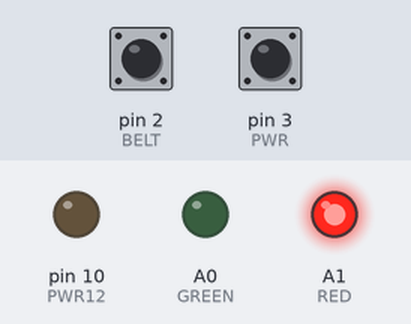
Bench run of a sketch on a simulated Arduino Uno, built with avr-gcc and run on an emulated ATmega328P. Shown: output pins drawn as LEDs (lit = HIGH). Inputs (shaded band) come from the test bench; at power-on: pin 2 (BELT) HIGH, pin 3 (PWR) HIGH. No radio packets arrive unless stated.

Above: at 1.6 s.
1.7 s: pin 2 (BELT) pulled LOW for 0.15 s
At 1.82 s:
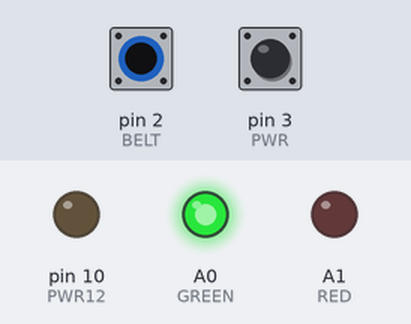
3.4 s: pin 2 (BELT) pulled LOW for 3.2 s
At 8.0 s:
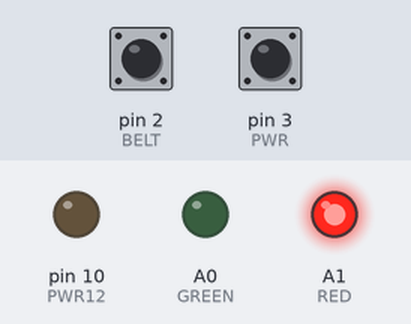
Timing chart, 0 to 9.5 s (numbered marks = the images above; inputs shaded):
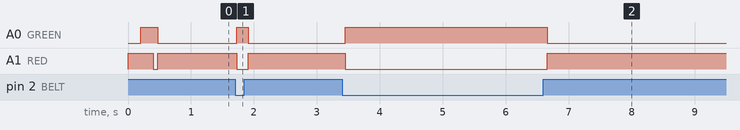

Measured:
- after the input at 1.7 s, A0 (GREEN): LOW → HIGH at once, → LOW 0.18 s later; A1 (RED): HIGH → LOW at once, → HIGH 0.18 s later
- after the input at 3.4 s, A0 (GREEN): LOW → HIGH after 0.05 s, → LOW 3.2 s later; A1 (RED): HIGH → LOW after 0.05 s, → HIGH 3.2 s later

The sketch:

Baby.ino
```cpp
//simple Tx on pin D12
#include <VirtualWire.h>
  //char *controller;
const int BELT = 2; //whether belt is still connected
const int PWR = 3;//whether system is still powered
const int RED = A1;//red led AND buzzer, IN CATASTROPHE
const int GREEN = A0;//GREED LED on ehen state os OK
const int PWR12 = 10;//Pin that enables high power transmission

void initVWrireTx(byte pin, long rate)
{
  vw_set_ptt_inverted(true); //
  vw_set_tx_pin(pin);//pin where transmitter is connected
  vw_setup(rate);// speed of data transfer Kbps
}
void sendVW(char *txt)
{
  vw_send((uint8_t *)txt, strlen(txt));
   vw_wait_tx(); // Wait until the whole message is gone

}
void myDelay(long tym)
{
  tym /= 10;
  while(tym--)
  {
    delay(10);
    if((digitalRead(BELT)==HIGH )&&(digitalRead(PWR)==LOW ))
    {
      sendVW("BABY BELT&PWR OFF");
    }
    else if(digitalRead(BELT)==HIGH ){ sendVW("BABY BELT OFF");  }
    else if(digitalRead(PWR)==LOW ){ sendVW("BABY POWER OFF"); }
    if((digitalRead(BELT)==HIGH )||(digitalRead(PWR)==LOW ))
    {
      digitalWrite(RED, HIGH);
      digitalWrite(GREEN, LOW);
    }
    else
    {
      digitalWrite(RED, LOW);
      digitalWrite(GREEN, HIGH);
    }
  }
}
void setup()
{
  pinMode(BELT, INPUT_PULLUP);
  pinMode(PWR, INPUT);
  pinMode(RED, OUTPUT);
  pinMode(GREEN, OUTPUT);
  pinMode(PWR12, OUTPUT);
  digitalWrite(PWR12, LOW);
      digitalWrite(RED, HIGH);
      delay(200);
      digitalWrite(GREEN, HIGH);
      delay(200);
      digitalWrite(RED, LOW);
  initVWrireTx(9, 4000);
}

void loop()
{
  //digitalWrite(PWR12, LOW);
  myDelay(1000);
  sendVW("BABY NEAR");
  //digitalWrite(PWR12, HIGH);
  //myDelay(500);
  //sendVW("BABY FAR");

}
```
